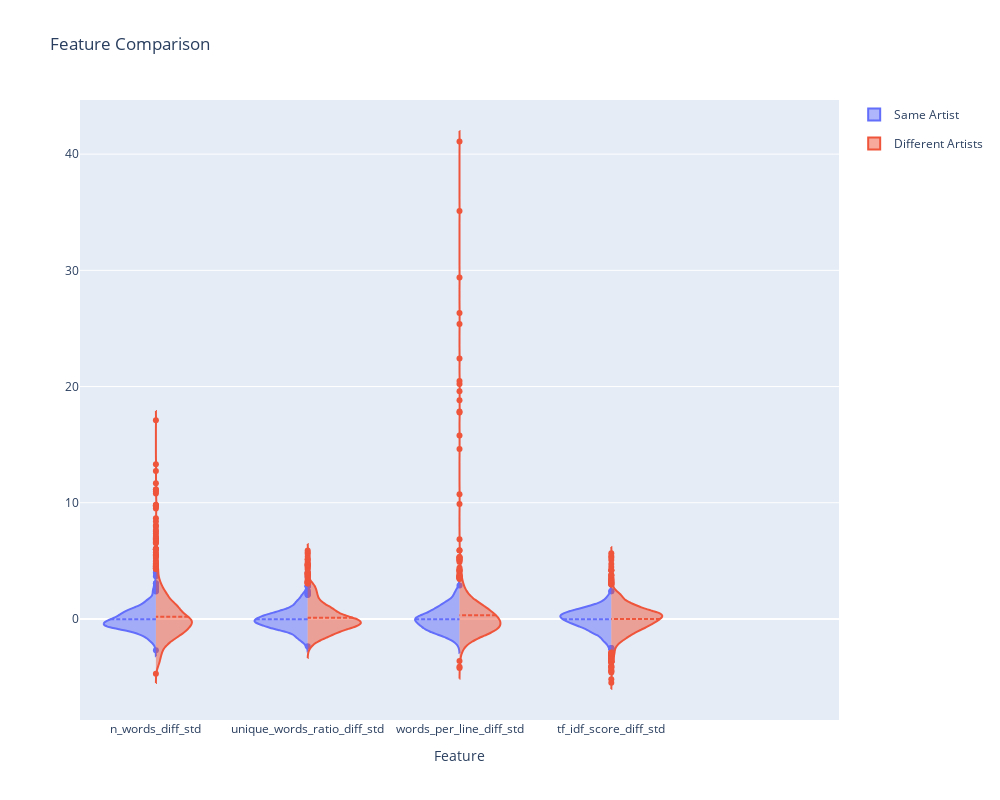

The notebook cell saved with this chart:
### Code cell
fig = violine_feature_plot(feature_df, ['n_words_diff_std', 'unique_words_ratio_diff_std', 'words_per_line_diff_std', 'tf_idf_score_diff_std'])
fig.update_layout(
    autosize=False,
    width=1000,
    height=800,)
fig.update_xaxes(range=[-0.5, 4.5])
fig.show()

### Figure 1 — Plotly figure (JSON) as saved in the notebook; plotly's stock layout.template omitted (floating-point values rounded to 4 significant figures; data arrays with more than 128 entries replaced by an {"elided": "..."} marker saying what was removed)
{"data": [{"legendgroup": "Same Artist", "meanline": {"visible": true}, "name": "Same Artist", "scalegroup": "Same Artist", "side": "negative", "type": "violin", "x": {"elided": "2640 str values"}, "y": {"elided": "2640 float values"}}, {"legendgroup": "Different Artists", "meanline": {"visible": true}, "name": "Different Artists", "scalegroup": "Different Artists", "side": "positive", "type": "violin", "x": {"elided": "5280 str values"}, "y": {"elided": "5280 float values"}}], "layout": {"autosize": false, "height": 800, "title": {"text": "Feature Comparison"}, "violingap": 0, "violinmode": "overlay", "width": 1000, "xaxis": {"range": [-0.5, 4.5], "title": {"text": "Feature"}}}}
